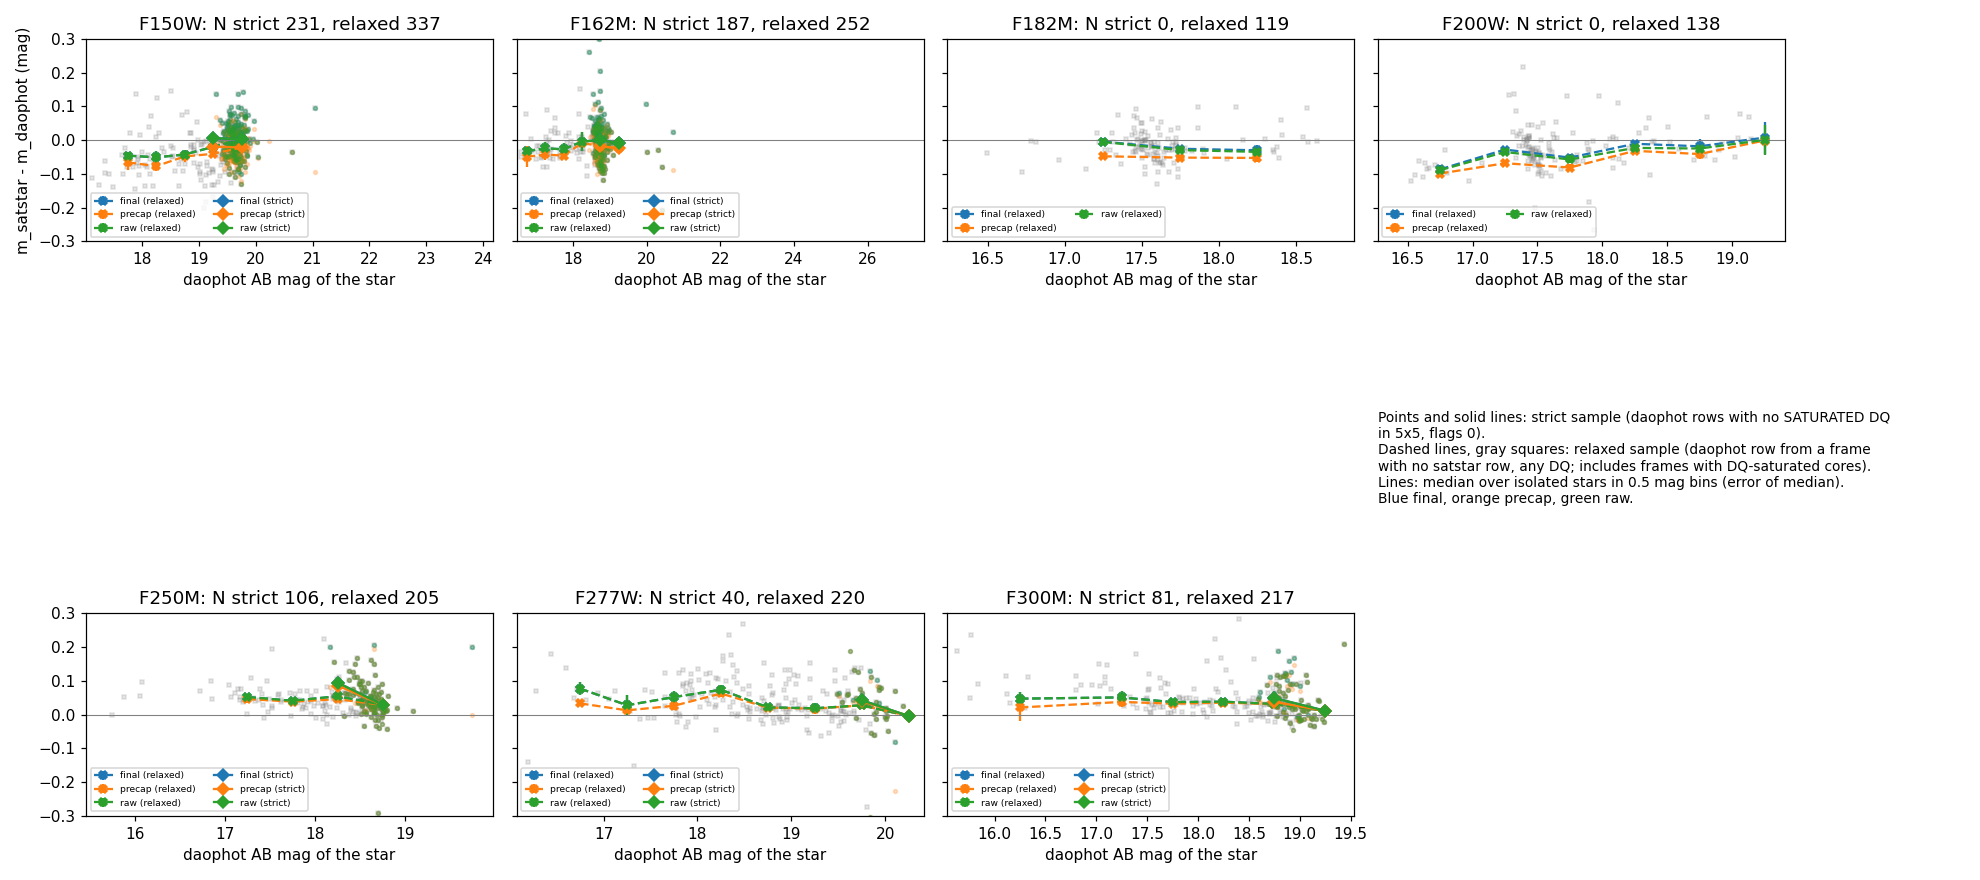

Write Python code to recreate this figure.
"""Internal flux-scale test: satstar-fit flux vs daophot flux for the same star in different frames.

Usage: nice -19 python -u ovlscale.py [BAND ...]   (default: all bands; reads existing files only)
Writes into this directory: ovlscale_results.json, ovlscale_stars_<band>.npz, ovlscale.png, ovlscale_tables.md

Per band:
  S rows = per-frame m7 satstar catalogs (final flux_fit with the pooled wing calibration applied the way the merge
           applies it on read; flux_fit_precap; flux_fit_raw).
  D rows = per-frame m7 daophot tables (flux_fit), clean (flags == 0, not forced_refit), taken only from frames in which
           no satstar row lies within 0.3 arcsec and the crf DQ has no SATURATED pixel in the 5x5 block around the fit.
  Stars = friends-of-friends clusters (0.1 arcsec) of S rows; D rows are matched to the cluster centre within 0.1 arcsec.
  Overlap stars have >= 1 S row and >= 1 D row.  dm = m_S - m_D from medians over rows (negative = satstar brighter).
"""
import sys
import glob
import os
import re
import json
import numpy as np
from astropy.table import Table
from astropy.io import fits
from scipy.spatial import cKDTree
from scipy.sparse import coo_matrix
from scipy.sparse.csgraph import connected_components
from scipy.ndimage import maximum_filter
import matplotlib
matplotlib.use('Agg')
import matplotlib.pyplot as plt

TREE = '/orange/adamginsburg/jwst/wd2/dolphot_benchmark/Q_integ/tree_main2'
OUT = '/orange/adamginsburg/jwst/wd2/dolphot_benchmark/Q_integ/ovlscale'
PIPE = '/blue/adamginsburg/adamginsburg/repos/jwst-gc-pipeline-wd2main2'
MERGED = f'{TREE}/catalogs/basic_merged_indivexp_photometry_tables_merged_resbgsub_m8_dedup.fits'
BANDS = ['F150W', 'F162M', 'F182M', 'F200W', 'F250M', 'F277W', 'F300M']
RADIUS = 0.1     # arcsec, star clustering and D matching
SATEX = 0.3      # arcsec, frame counts as saturated for the star if an S row lies this close
ABMAG_OFFSET = 8.9
SATBIT = 2


def sky_xy(ra, dec, ra0, dec0):
    return np.column_stack([(ra - ra0) * np.cos(np.deg2rad(dec0)) * 3600.0, (dec - dec0) * 3600.0])


def mag(flux, pixsr):
    with np.errstate(invalid='ignore', divide='ignore'):
        return -2.5 * np.log10(np.asarray(flux, float) * 1e6 * pixsr) + ABMAG_OFFSET


def load_pooled(band):
    sys.path.insert(0, PIPE)
    from jwst_gc_pipeline.photometry.merge_catalogs import apply_pooled_wingcal
    return apply_pooled_wingcal


CACHE = '/blue/adamginsburg/adamginsburg/tmp/claude-3663/-orange-adamginsburg-jwst-wd2/0e557564-8b2a-47a4-a008-5add86ab6df7/scratchpad'


def load_band(band):
    cf = f'{CACHE}/ovl_cache_{band}.npz'
    if os.path.exists(cf):
        z = np.load(cf, allow_pickle=True)
        S = {k[2:]: z[k] for k in z.files if k.startswith('S_')}
        D = {k[2:]: z[k] for k in z.files if k.startswith('D_')}
        return S, D, float(z['pixsr'])
    S, D, pixsr = _load_band(band)
    np.savez(cf, pixsr=pixsr, **{'S_' + k: v for k, v in S.items()}, **{'D_' + k: v for k, v in D.items()})
    return S, D, pixsr


def _load_band(band):
    apply_pooled = load_pooled(band)
    dfiles = sorted(glob.glob(f'{TREE}/{band}/*_resbgsub_m7_daophot_basic.fits'))
    S, D = [], []
    pixsr = None
    for fi, df in enumerate(dfiles):
        m = re.search(r'_(nrc[ab](?:[1-4]|long))_visit\d+_vgroup\d+_exp(\d+)_', os.path.basename(df))
        det, exp = m.group(1), int(m.group(2))
        crf = glob.glob(f'{TREE}/{band}/pipeline/*_{exp:05d}_{det}_align_o005_crf.fits')
        scat = glob.glob(f'{TREE}/{band}/pipeline/*_{exp:05d}_{det}_align_o005_crf_resbgsub_m7_satstar_catalog.fits')
        if len(crf) != 1:
            print('skip frame', df, crf, flush=True)
            continue
        d = Table.read(df)
        pixsr = (d.meta['PIXSCALE'] / 206264.806) ** 2
        with fits.open(crf[0], memmap=False) as h:
            dq = np.asarray(h['DQ'].data).astype(np.int64)
        sat = ((dq & SATBIT) > 0).astype(np.uint8)
        sat5 = maximum_filter(sat, size=5) > 0
        sat1 = sat > 0
        sc = d['skycoord_centroid']
        xx = np.asarray(d['x_fit'], float)
        yy = np.asarray(d['y_fit'], float)
        ix = np.clip(np.rint(xx).astype(int), 0, sat.shape[1] - 1)
        iy = np.clip(np.rint(yy).astype(int), 0, sat.shape[0] - 1)
        D.append(dict(frame=np.full(len(d), fi), det=np.full(len(d), det), ra=sc.ra.deg, dec=sc.dec.deg,
                      flux=np.asarray(d['flux_fit'], float), x=xx, y=yy, flags=np.asarray(d['flags']),
                      forced=np.asarray(d['forced_refit'], bool), qfit=np.asarray(d['qfit'], float),
                      sat5=sat5[iy, ix], sat1=sat1[iy, ix]))
        if scat:
            s = Table.read(scat[0])
            if len(s):
                s = apply_pooled(s, band, basepath=TREE, phase='m7')
                sc = s['skycoord_fit']
                xs = np.asarray(s['xcentroid'], float)
                ys = np.asarray(s['ycentroid'], float)
                S.append(dict(frame=np.full(len(s), fi), det=np.full(len(s), det), ra=sc.ra.deg, dec=sc.dec.deg,
                              flux=np.asarray(s['flux_fit'], float), precap=np.asarray(s['flux_fit_precap'], float),
                              raw=np.asarray(s['flux_fit_raw'], float), area=np.asarray(s['sat_area'], float),
                              x=xs, y=ys, wing=np.asarray(s['wingcal_ratio'], float),
                              seed=np.asarray(s['seed_kind']).astype(str)))
        print(band, fi, det, exp, len(d), len(s) if scat else 0, flush=True)

    def cat(L):
        return {k: np.concatenate([r[k] for r in L]) for k in L[0]}
    return cat(S), cat(D), pixsr


def fof(xy, rad):
    tree = cKDTree(xy)
    pairs = tree.query_pairs(rad, output_type='ndarray')
    n = len(xy)
    g = coo_matrix((np.ones(len(pairs)), (pairs[:, 0], pairs[:, 1])), shape=(n, n))
    return connected_components(g, directed=False)[1]


def phase_r(x, y):
    fx = x - np.rint(x)
    fy = y - np.rint(y)
    return np.hypot(fx, fy)


def mad(v):
    v = np.asarray(v, float)
    v = v[np.isfinite(v)]
    return 1.4826 * np.median(np.abs(v - np.median(v))) if len(v) else np.nan


def process(band):
    S, D, pixsr = load_band(band)
    ra0, dec0 = np.median(D['ra']), np.median(D['dec'])
    sxy = sky_xy(S['ra'], S['dec'], ra0, dec0)
    dxy = sky_xy(D['ra'], D['dec'], ra0, dec0)
    lab = fof(sxy, RADIUS)
    nst = lab.max() + 1
    cen = np.array([np.median(sxy[lab == k], axis=0) for k in range(nst)])
    dtree = cKDTree(dxy)
    stree = cKDTree(sxy)
    alltree = cKDTree(np.vstack([sxy, dxy]))
    allflux = np.concatenate([S['flux'], D['flux']])
    dok = (D['flags'] == 0) & ~D['forced'] & np.isfinite(D['flux']) & (D['flux'] > 0) & ~D['sat5']
    dcore = (D['flags'] == 0) & ~D['forced'] & np.isfinite(D['flux']) & (D['flux'] > 0) & ~D['sat1']
    drel = (D['flags'] == 0) & ~D['forced'] & np.isfinite(D['flux']) & (D['flux'] > 0)
    dok1 = (D['flags'] <= 1) & ~D['forced'] & np.isfinite(D['flux']) & (D['flux'] > 0) & ~D['sat5']
    rows = []
    why = dict(Dcand_rows=0, sat5=0, sat1=0, flags=0, forced=0, clean=0)
    for k in range(nst):
        si = np.where(lab == k)[0]
        satframes = set(S['frame'][si].tolist())
        # frames where a satstar row lies near the star centre at all (looser radius)
        near_s = stree.query_ball_point(cen[k], SATEX)
        satframes |= set(S['frame'][near_s].tolist())
        di = [j for j in dtree.query_ball_point(cen[k], RADIUS) if D['frame'][j] not in satframes]
        # one row per frame: nearest
        best = {}
        for j in di:
            dd = np.hypot(*(dxy[j] - cen[k]))
            if D['frame'][j] not in best or dd < best[D['frame'][j]][0]:
                best[D['frame'][j]] = (dd, j)
        dj = np.array([v[1] for v in best.values()], int)
        if len(dj) == 0:
            continue
        fs = np.nanmedian(S['flux'][si])
        # isolation: other rows within 0.5" (beyond 0.15" of centre) brighter than 0.2 x star flux
        nb = alltree.query_ball_point(cen[k], 0.5)
        iso = True
        for q in nb:
            pos = np.vstack([sxy, dxy])[q]
            if np.hypot(*(pos - cen[k])) > 0.15 and allflux[q] > 0.2 * fs:
                iso = False
                break
        g = dj[dok[dj]]
        why['Dcand_rows'] += len(dj)
        why['sat5'] += int(D['sat5'][dj].sum())
        why['sat1'] += int(D['sat1'][dj].sum())
        why['flags'] += int((D['flags'][dj] != 0).sum())
        why['forced'] += int(D['forced'][dj].sum())
        why['clean'] += len(g)
        g1 = dj[dok1[dj]]
        gc = dj[dcore[dj]]
        gr = dj[drel[dj]]
        rows.append(dict(k=k, nS=len(si), nD=len(g), nD1=len(g1), nDraw=len(dj), iso=iso,
                         fS=fs, fP=np.nanmedian(S['precap'][si]), fR=np.nanmedian(S['raw'][si]),
                         fD=np.nanmedian(D['flux'][g]) if len(g) else np.nan,
                         fD1=np.nanmedian(D['flux'][g1]) if len(g1) else np.nan,
                         area=np.nanmedian(S['area'][si]), ra=np.median(S['ra'][si]), dec=np.median(S['dec'][si]),
                         nD_strict=len(g), fD_strict=np.nanmedian(D['flux'][g]) if len(g) else np.nan, didx_strict=g,
                         nD_core=len(gc), fD_core=np.nanmedian(D['flux'][gc]) if len(gc) else np.nan, didx_core=gc,
                         nD_relaxed=len(gr), fD_relaxed=np.nanmedian(D['flux'][gr]) if len(gr) else np.nan, didx_relaxed=gr,
                         sidx=si, didx=g, didx1=g1))
    print(band, 'S rows', len(S['ra']), 'stars', nst, 'with D candidates', len(rows), flush=True)
    print(band, 'D candidate row accounting', why, flush=True)
    return S, D, pixsr, rows, (dxy, dok, ra0, dec0, why, drel)


def summarize(S, D, pixsr, rows, extra):
    dxy, dok, ra0, dec0, why = extra[:5]
    res = {}
    ov = [r for r in rows if r['nD'] >= 1]
    arr = lambda key: np.array([r[key] for r in ov], float)
    mD = mag(arr('fD'), pixsr)
    mS = mag(arr('fS'), pixsr)
    dmF = mag(arr('fS'), pixsr) - mD
    dmP = mag(arr('fP'), pixsr) - mD
    dmR = mag(arr('fR'), pixsr) - mD
    iso = np.array([r['iso'] for r in ov], dtype=bool)
    nS = arr('nS')
    nD = arr('nD')
    area = arr('area')
    res['arrays'] = dict(mD=mD, mS=mS, dmF=dmF, dmP=dmP, dmR=dmR, iso=iso, nS=nS, nD=nD, area=area,
                         ra=arr('ra'), dec=arr('dec'))
    return res, ov


def binstats(m, dm, edges, minn=5):
    out = []
    for lo, hi in zip(edges[:-1], edges[1:]):
        s = (m >= lo) & (m < hi) & np.isfinite(dm)
        if s.sum() >= minn:
            out.append((lo, hi, int(s.sum()), float(np.median(dm[s])), float(mad(dm[s]) / np.sqrt(s.sum()) * 1.253),
                        float(mad(dm[s]))))
    return out


def phase_analysis(S, D, ov, pixsr, extra, band):
    """(a) overlap stars: row-level m_D,i - m_S(median) vs daophot pixel phase; S-frame vs D-frame phase.
    (b) control: D-only stars (no satstar within 0.3 arcsec in any frame, >= 3 clean rows) with a magnitude in the
        overlap range: m_i - median(m_star) vs row phase."""
    dxy, dok, ra0, dec0, why = extra[:5]
    out = {}
    pr_D, dm_D, pr_S = [], [], []
    for r in ov:
        mS0 = mag(r['fS'], pixsr)
        for j in r['didx']:
            pr_D.append(phase_r(D['x'][j], D['y'][j]))
            dm_D.append(mS0 - mag(D['flux'][j], pixsr))     # m_S - m_D,i for this single D row
        for i in r['sidx']:
            pr_S.append(phase_r(S['x'][i], S['y'][i]))
    pr_D, dm_D, pr_S = map(np.array, (pr_D, dm_D, pr_S))
    pb = [0, 0.2, 0.3, 0.4, 0.5, 0.6, 0.75]
    out['overlap_rowD'] = []
    for lo, hi in zip(pb[:-1], pb[1:]):
        s = (pr_D >= lo) & (pr_D < hi)
        out['overlap_rowD'].append((lo, hi, int(s.sum()), float(np.median(dm_D[s])) if s.sum() else np.nan))
    out['phase_S_median'] = float(np.median(pr_S)) if len(pr_S) else np.nan
    out['phase_D_median'] = float(np.median(pr_D)) if len(pr_D) else np.nan
    # control sample
    mlo, mhi = (np.nanpercentile([mag(r['fD'], pixsr) for r in ov], [5, 95]) if ov else (0, 99))
    sxy = sky_xy(S['ra'], S['dec'], ra0, dec0)
    stree = cKDTree(sxy)
    cand = np.where(dok)[0]
    lab = fof(dxy[cand], RADIUS)
    # exclude clusters with any satstar row within SATEX
    near = np.array([len(x) > 0 for x in stree.query_ball_point(dxy[cand], SATEX)])
    ncl = lab.max() + 1
    bad = np.zeros(ncl, bool)
    bad[np.unique(lab[near])] = True
    cm, cph, cdet = [], [], []
    order = np.argsort(lab, kind='stable')
    bounds = np.searchsorted(lab[order], np.arange(ncl + 1))
    for c in range(ncl):
        if bad[c]:
            continue
        idx = cand[order[bounds[c]:bounds[c + 1]]]
        if len(idx) < 3 or len(set(D['frame'][idx].tolist())) != len(idx):
            continue
        mm = mag(D['flux'][idx], pixsr)
        m0 = np.median(mm)
        if not (mlo <= m0 <= mhi):
            continue
        # leave-one-out reference
        for a, j in enumerate(idx):
            ref = np.median(np.delete(mm, a))
            cm.append(mm[a] - ref)
            cph.append(phase_r(D['x'][j], D['y'][j]))
            cdet.append(str(D['det'][j]))
    cm, cph, cdet = np.array(cm), np.array(cph), np.array(cdet)
    out['control_det'] = {d: (int((cdet == d).sum()), float(np.median(cm[cdet == d]))) for d in sorted(set(cdet.tolist()))}
    out['control_range'] = (float(mlo), float(mhi))
    out['control'] = []
    for lo, hi in zip(pb[:-1], pb[1:]):
        s = (cph >= lo) & (cph < hi)
        out['control'].append((lo, hi, int(s.sum()), float(np.median(cm[s])) if s.sum() else np.nan,
                               float(mad(cm[s])) if s.sum() else np.nan))
    return out


def merge_check(res, band):
    mt = Table.read(MERGED)
    b = band.lower()
    from astropy.coordinates import SkyCoord
    import astropy.units as u
    a = res['arrays']
    sc = SkyCoord(a['ra'] * u.deg, a['dec'] * u.deg)
    ra_m = np.asarray(mt[f'skycoord_{b}'].ra.deg, float)
    dec_m = np.asarray(mt[f'skycoord_{b}'].dec.deg, float)
    fin = np.where(np.isfinite(ra_m) & np.isfinite(dec_m))[0]
    mc = SkyCoord(ra_m[fin] * u.deg, dec_m[fin] * u.deg)
    idx, sep, _ = sc.match_to_catalog_sky(mc)
    idx = fin[idx]
    ok = sep.arcsec < 0.1
    rep = np.asarray(mt[f'replaced_saturated_{b}'], bool)[idx]
    magm = np.asarray(mt[f'mag_ab_{b}'], float)[idx]
    return dict(n=int(len(ok)), matched=int(ok.sum()), replaced=int((rep & ok).sum()),
                med_mmerge_minus_mS=float(np.nanmedian((magm - a['mS'])[ok & rep])) if (ok & rep).any() else np.nan,
                med_mmerge_minus_mD_unreplaced=float(np.nanmedian((magm - a['mD'])[ok & ~rep])) if (ok & ~rep).any() else np.nan,
                n_unrep=int((ok & ~rep).sum()),
                med_mmerge_minus_mD_replaced=float(np.nanmedian((magm - a['mD'])[ok & rep])) if (ok & rep).any() else np.nan)


def analyze_variant(S, D, pixsr, rows, extra, band, variant='strict'):
    if variant == 'relaxed':
        extra = (extra[0], extra[5]) + tuple(extra[2:5])
    res, ov = summarize(S, D, pixsr, rows, extra)
    a = res['arrays']
    r = {}
    r['n_overlap_all'] = int(len(ov))
    r['n_overlap_iso'] = int(a['iso'].sum())
    if not len(ov):
        return r, a
    edges = np.arange(np.floor(np.nanmin(a['mD']) * 2) / 2, np.nanmax(a['mD']) + 0.5, 0.5)
    for lab_, sel in (('all', np.ones(len(ov), bool)), ('iso', a['iso'])):
        for kk in ('dmF', 'dmP', 'dmR'):
            v = a[kk][sel]
            r[f'{lab_}_{kk}_median'] = float(np.nanmedian(v)) if len(v) else np.nan
            r[f'{lab_}_{kk}_mad'] = float(mad(v)) if len(v) else np.nan
            r[f'{lab_}_{kk}_bins'] = binstats(a['mD'][sel], v, edges)
    dmF = a['dmF']
    for nm, key, ed in (('area', 'area', [0, 12, 20, 40, 80, 1e5]), ('nS', 'nS', [1, 2, 3, 5, 100]),
                        ('nD', 'nD', [1, 2, 3, 5, 100])):
        r[f'dep_{nm}'] = binstats(a[key], dmF, np.array(ed, float), minn=5)
    det_rows, fr_rows = {}, {}
    for q in ov:
        for i in q['sidx']:
            dmi = float(mag(S['flux'][i], pixsr) - mag(q['fD'], pixsr))
            det_rows.setdefault(str(S['det'][i]), []).append(dmi)
            fr_rows.setdefault(int(S['frame'][i]), []).append(dmi)
    r['dep_det'] = {k: (len(v), float(np.median(v))) for k, v in sorted(det_rows.items())}
    det_iso = {}
    for q in ov:
        if q['iso']:
            for i in q['sidx']:
                det_iso.setdefault(str(S['det'][i]), []).append(float(mag(S['flux'][i], pixsr) - mag(q['fD'], pixsr)))
    r['dep_det_iso'] = {k: (len(v), float(np.median(v))) for k, v in sorted(det_iso.items())}
    r['dep_frame_median_spread'] = [float(np.percentile([np.median(v) for v in fr_rows.values() if len(v) >= 5], p))
                                    for p in (0, 50, 100)] if any(len(v) >= 5 for v in fr_rows.values()) else []
    r['phase'] = phase_analysis(S, D, ov, pixsr, extra, band)
    r['merge'] = merge_check(res, band)
    return r, a


def main():
    bands = sys.argv[1:] or BANDS
    for band in bands:
        S, D, pixsr, rows, extra = process(band)
        r = {'n_S_rows': int(len(S['ra'])), 'n_stars_with_Dcand': len(rows), 'Dcand_accounting': extra[4],
             'pixsr': pixsr}
        for v in ('strict', 'core', 'relaxed'):
            rows_v = [dict(q, nD=q['nD_' + v], fD=q['fD_' + v], didx=q['didx_' + v]) for q in rows]
            rv, a = analyze_variant(S, D, pixsr, rows_v, extra, band, v)
            r[v] = rv
            if len(a):
                np.savez_compressed(f'{OUT}/ovlscale_stars_{band}_{v}.npz', **a)
            print(band, v, {k: x for k, x in rv.items() if not isinstance(x, (list, dict))}, flush=True)
        with open(f'{OUT}/ovlscale_results_{band}.json', 'w') as f:
            json.dump(r, f, indent=1, default=lambda o: o.item() if hasattr(o, 'item') else str(o))




def report():
    """Read ovlscale_results_<band>.json and write ovlscale_tables.md and ovlscale.png."""
    res = {}
    for b in BANDS:
        fn = f'{OUT}/ovlscale_results_{b}.json'
        if os.path.exists(fn):
            res[b] = json.load(open(fn))
    f = lambda x: 'nan' if x is None or (isinstance(x, float) and not np.isfinite(x)) else f'{x:+.3f}'
    L = []
    for v in ('strict', 'core', 'relaxed'):
        L.append(f'\n### Summary, sample `{v}`\n')
        L.append('| band | S rows | stars with D cand. | N overlap (all/iso) | final med (MAD) | precap med (MAD) | raw med (MAD) | iso final med |')
        L.append('|---|---|---|---|---|---|---|---|')
        for b, r in res.items():
            q = r[v]
            if not q.get('all_dmF_median') == q.get('all_dmF_median') or 'all_dmF_median' not in q:
                L.append(f"| {b} | {r['n_S_rows']} | {r['n_stars_with_Dcand']} | 0 / 0 | - | - | - | - |")
                continue
            L.append(f"| {b} | {r['n_S_rows']} | {r['n_stars_with_Dcand']} | {q['n_overlap_all']} / {q['n_overlap_iso']} | "
                     f"{f(q['all_dmF_median'])} ({q['all_dmF_mad']:.3f}) | {f(q['all_dmP_median'])} ({q['all_dmP_mad']:.3f}) | "
                     f"{f(q['all_dmR_median'])} ({q['all_dmR_mad']:.3f}) | {f(q['iso_dmF_median'])} |")
    L.append('\n### Binned dm (isolated stars), bins in daophot AB magnitude; median (error of median) [N]\n')
    for v in ('strict', 'relaxed'):
        L.append(f'\nSample `{v}`\n')
        L.append('| band | bin (m_D, AB) | N | final | precap | raw |')
        L.append('|---|---|---|---|---|---|')
        for b, r in res.items():
            q = r[v]
            if 'iso_dmF_bins' not in q:
                continue
            pb = {tuple(x[:2]): x for x in q['iso_dmP_bins']}
            rb = {tuple(x[:2]): x for x in q['iso_dmR_bins']}
            for x in q['iso_dmF_bins']:
                key = tuple(x[:2])
                L.append(f"| {b} | {x[0]:.1f}-{x[1]:.1f} | {x[2]} | {f(x[3])} ({x[4]:.3f}) | "
                         f"{f(pb[key][3]) if key in pb else '-'} | {f(rb[key][3]) if key in rb else '-'} |")
    L.append('\n### Dependence on detector (S-row level dm, median [N]), sample `strict` or `relaxed` if strict is empty\n')
    for b, r in res.items():
        q = r['strict'] if 'dep_det' in r['strict'] else r['relaxed']
        if 'dep_det' not in q:
            continue
        L.append(f"- {b}: " + ', '.join(f"{k} {f(v[1])} [{v[0]}]" for k, v in q['dep_det'].items()))
        L.append(f"  - isolated stars only: " + ', '.join(f"{k} {f(v[1])} [{v[0]}]" for k, v in q['dep_det_iso'].items()))
    L.append('\n### Dependence on sat_area and number of frames (median dm, final), sample `strict` or `relaxed`\n')
    for b, r in res.items():
        q = r['strict'] if 'dep_area' in r['strict'] else r['relaxed']
        if 'dep_area' not in q:
            continue
        L.append(f"- {b} sat_area bins: " + '; '.join(f"{x[0]:.0f}-{x[1]:.0f}: {f(x[3])} [{x[2]}]" for x in q['dep_area']))
        L.append(f"  - nS bins: " + '; '.join(f"{x[0]:.0f}-{x[1]:.0f}: {f(x[3])} [{x[2]}]" for x in q['dep_nS']))
    L.append('\n### Pixel phase (r = distance of fitted position from the nearest pixel centre, pixels)\n')
    L.append('Overlap: rows are single D rows, dm_i = m_S(star median) - m_D,i. Control: D-only stars of the same magnitude range, '
             'm_i - median(other frames).\n')
    for b, r in res.items():
        q = r['strict'] if 'phase' in r['strict'] else r['relaxed']
        if 'phase' not in q:
            continue
        ph = q['phase']
        L.append(f"- {b} (sample {'strict' if 'phase' in r['strict'] else 'relaxed'}): median r of S fits {ph['phase_S_median']:.2f}, of D rows {ph['phase_D_median']:.2f}")
        L.append('  - overlap D rows: ' + '; '.join(f"r {x[0]}-{x[1]}: {f(x[3])} [{x[2]}]" for x in ph['overlap_rowD']))
        L.append('  - control: ' + '; '.join(f"r {x[0]}-{x[1]}: {f(x[3])} [{x[2]}]" for x in ph['control'])
                 + f"; mag range {ph['control_range'][0]:.1f}-{ph['control_range'][1]:.1f}")
        L.append('  - control by detector: ' + ', '.join(f"{k} {f(v[1])} [{v[0]}]" for k, v in ph['control_det'].items()))
    L.append('\n### Merge treatment of the overlap stars (sample `strict` or `relaxed`)\n')
    for b, r in res.items():
        q = r['strict'] if 'merge' in r['strict'] else r['relaxed']
        if 'merge' not in q:
            continue
        m = q['merge']
        L.append(f"- {b}: {m['n']} overlap stars, {m['matched']} matched in m8_dedup (0.1 arcsec), {m['replaced']} with replaced_saturated; "
                 f"median(m_merged - m_S) = {f(m['med_mmerge_minus_mS'])} for replaced; "
                 f"median(m_merged - m_D) = {f(m['med_mmerge_minus_mD_replaced'])} replaced, {f(m['med_mmerge_minus_mD_unreplaced'])} unreplaced [{m['n_unrep']}]")
    open(f'{OUT}/ovlscale_tables.md', 'w').write('\n'.join(L) + '\n')

    fig, axs = plt.subplots(2, 4, figsize=(18, 8), sharey=True)
    axs = axs.ravel()
    cols = {'dmF': ('C0', 'final'), 'dmP': ('C1', 'precap'), 'dmR': ('C2', 'raw')}
    for ax, b in zip(axs, BANDS):
        if b not in res:
            continue
        xs = []
        for v, ls_, mk in (('relaxed', '--', 's'), ('strict', '-', 'o')):
            fn = f'{OUT}/ovlscale_stars_{b}_{v}.npz'
            if not os.path.exists(fn):
                continue
            z = np.load(fn)
            if not len(z['mD']):
                continue
            xs.append(z['mD'])
            edges = np.arange(np.floor(np.nanmin(z['mD']) * 2) / 2, np.nanmax(z['mD']) + 0.5, 0.5)
            for kk, (c, nm) in cols.items():
                if v == 'strict':
                    ax.plot(z['mD'], z[kk], mk, ms=2.5, color=c, alpha=0.25)
                elif kk == 'dmF':
                    ax.plot(z['mD'], z[kk], mk, ms=2, color='gray', alpha=0.2)
                bs = binstats(z['mD'][z['iso']], z[kk][z['iso']], edges, minn=5)
                if bs:
                    ax.errorbar([(x[0] + x[1]) / 2 for x in bs], [x[3] for x in bs], [x[4] for x in bs],
                                fmt=ls_ + ('D' if v == 'strict' else 'X'), color=c, lw=1.5, ms=6 if v == 'strict' else 5,
                                label=f'{nm} ({v})')
        ax.axhline(0, color='gray', lw=0.7)
        ax.set_ylim(-0.3, 0.3)
        if xs:
            allx = np.concatenate(xs)
            ax.set_xlim(np.nanpercentile(allx, 1) - 0.3, np.nanpercentile(allx, 99) + 0.3)
        n1 = res[b]['strict'].get('n_overlap_all', 0)
        n2 = res[b]['relaxed'].get('n_overlap_all', 0)
        ax.set_title(f'{b}: N strict {n1}, relaxed {n2}')
        ax.set_xlabel('daophot AB mag of the star')
        if b == BANDS[0]:
            ax.set_ylabel('m_satstar - m_daophot (mag)')
        ax.legend(fontsize=6, ncol=2, loc='lower left')
    axs[-1].axis('off')
    axs[-1].text(0.0, 0.9, 'Points and solid lines: strict sample (daophot rows with no SATURATED DQ\nin 5x5, flags 0).\n'
                 'Dashed lines, gray squares: relaxed sample (daophot row from a frame\nwith no satstar row, any DQ; includes frames with DQ-saturated cores).\n'
                 'Lines: median over isolated stars in 0.5 mag bins (error of median).\nBlue final, orange precap, green raw.', fontsize=9, va='top')
    fig.tight_layout()
    fig.savefig(f'{OUT}/ovlscale.png', dpi=110)


if __name__ == '__main__':
    if sys.argv[1:] == ['--report']:
        report()
    else:
        main()
